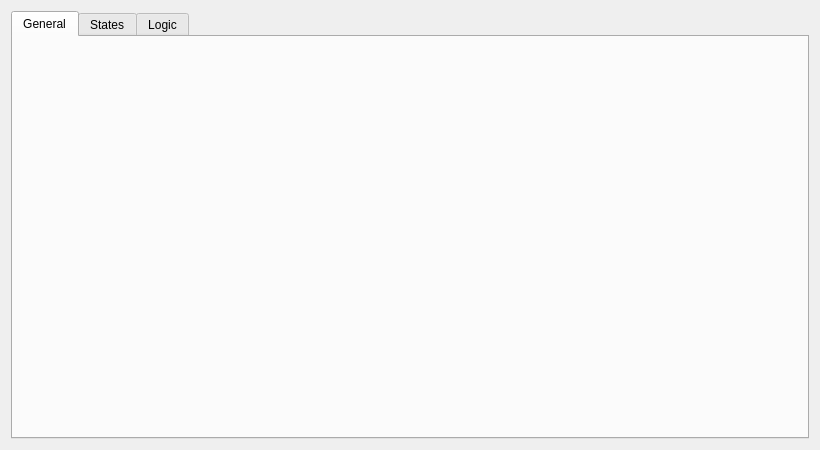
<?xml version="1.0" encoding="UTF-8"?>
<ui version="4.0">
 <class>ConfigWindow</class>
 <widget class="QDialog" name="ConfigWindow">
  <property name="geometry">
   <rect>
    <x>0</x>
    <y>0</y>
    <width>820</width>
    <height>450</height>
   </rect>
  </property>
  <property name="windowTitle">
   <string>Config</string>
  </property>
  <layout class="QGridLayout" name="layout_configWindow">
   <item row="0" column="0">
    <widget class="QTabWidget" name="configTabs">
     <property name="currentIndex">
      <number>0</number>
     </property>
     <widget class="QWidget" name="generalTab">
      <attribute name="title">
       <string>General</string>
      </attribute>
     </widget>
     <widget class="QWidget" name="statesTab">
      <attribute name="title">
       <string>States</string>
      </attribute>
     </widget>
     <widget class="QWidget" name="logicTab">
      <attribute name="title">
       <string>Logic</string>
      </attribute>
     </widget>
    </widget>
   </item>
  </layout>
 </widget>
 <resources/>
 <connections/>
</ui>
